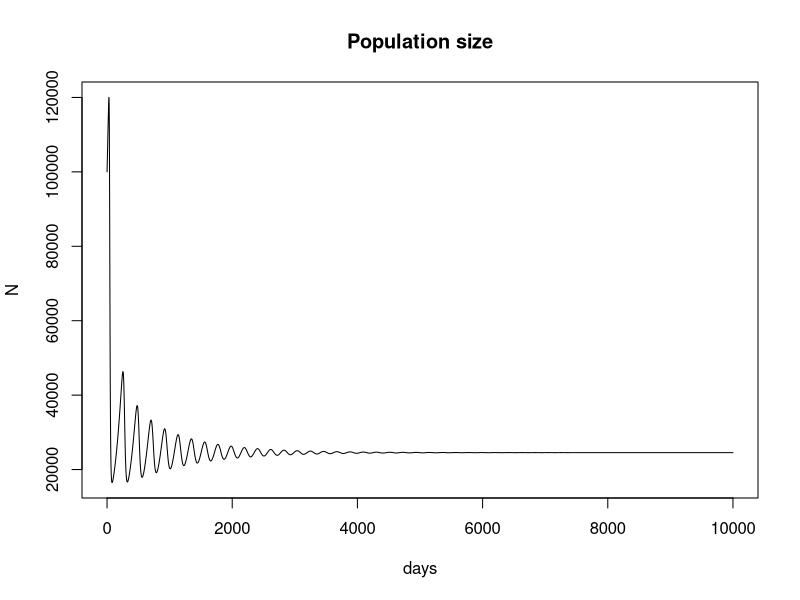
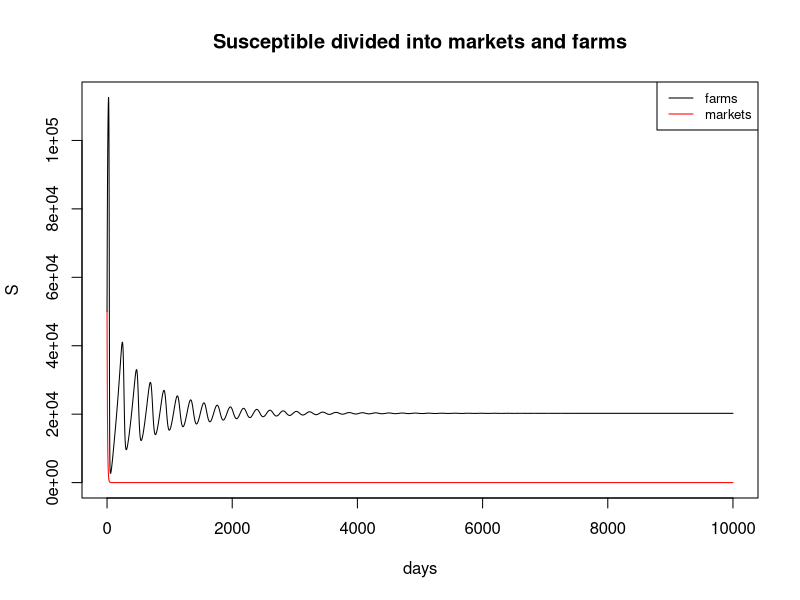
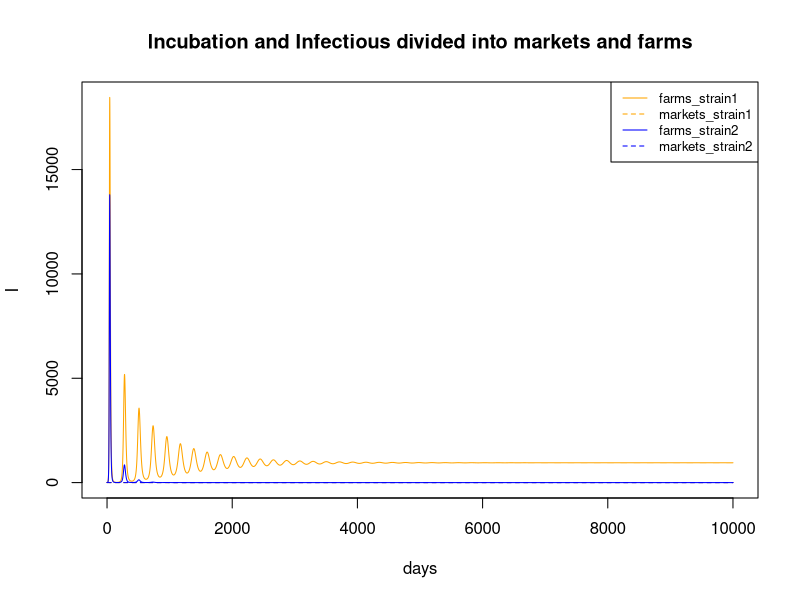
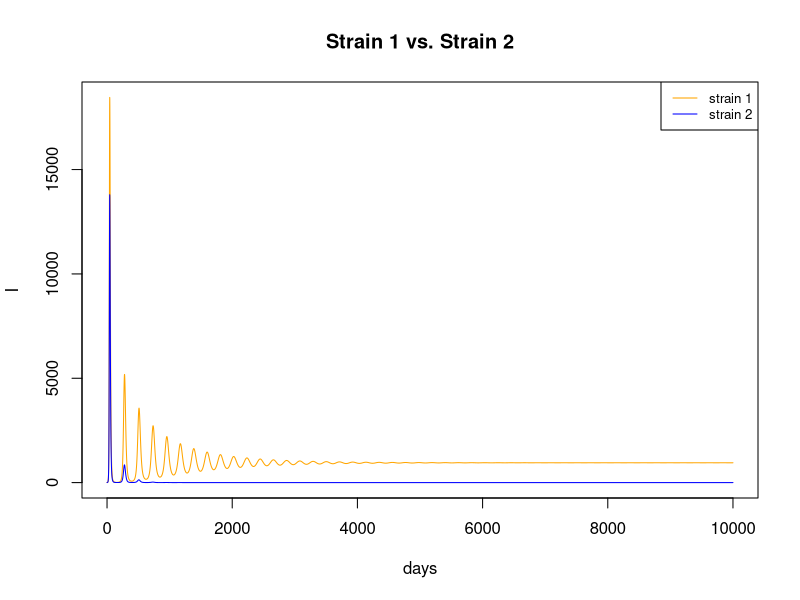
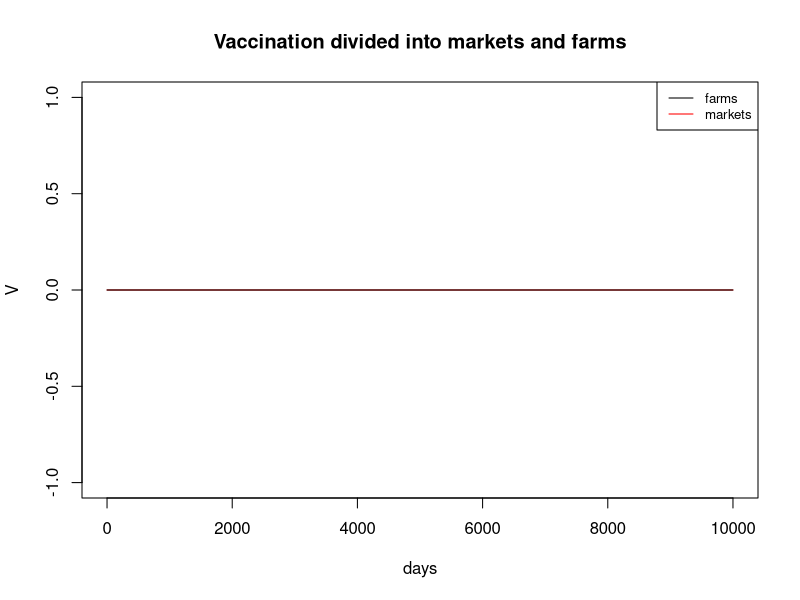

The R source for these figures, in order:
# ------------------------------------------------------------------------------
# Space modifies predictions of virulence evolution through differential immunization
# status and contact rate in a backyard poultry farm, live market system
#
# @author: Justin Sheen
# @description: a two-patch, deterministic model that shows the dependency of virulence 
#               evolution on space due to differential immunization status and contact rate.
#               With this model, we seek to understand whether, from a modeling standpoint,
#               a higher virulent form of the virus would be permitted, and whether this
#               higher virulent form will only be able to circulate within farms; acting
#               as a reservoir that spills into the market population and creates transitory
#               epidemics. The rate of migration may limit the amount of space the virulent 
#               virus is able to take over.
# ------------------------------------------------------------------------------

# Assumptions ------------------------------------------------------------------
# - We assume density independent transmission rates
# - We assume that there is no transmission of the vaccine, and that there are no other lower-virulent strains of the virus circulating
# - We assume that probability of death is the same between strain 1 and strain 2 after first infection
# - Vaccination completely protects chickens from mortality, and is only conducted in farms

# Load libraries ---------------------------------------------------------------
library(deSolve)

# Parameters of the model ------------------------------------------------------
# Strain 1 is a lower virulence strain
# Strain 2 is a higher virulence strain
t_max = 1e4 # time of simulation (days)
pop_size = 1e5 # population size
fS_init = (pop_size * 1/2) - 2 # initial susceptible population in farms
mS_init = (pop_size * 1/2) - 2 # initial susceptible population in markets
fI1_init = 1 # initial strain 1 infectious population in farms
mI1_init = 1 # initial strain 1 infectious population in markets
fI2_init = 1 # initial strain 2 infectious population in farms
mI2_init = 1 # initial strain 2 infectious population in markets
sig = 1 / 5 # transition rate of infectiousness per chicken per day
gamm = 1 / 12#4.5 # transition rate of recovery per chicken per day
mort = 1 / 4 # disease mortality rate per chicken per day
nat_mort = 1 / 730 # natural mortality rate per chicken per day
mfbet_ratio = 5
res_vir = 30.01
invade_vir = 50.01
fbet1 = ((((0.005 * res_vir)^0.05) / 100) + 0.5) / (pop_size / 2)
#fbet1 = ((((0.05 * res_vir)^0.45)) + 0.4) / (pop_size / 2)
mbet1 = fbet1 * mfbet_ratio
fbet2 = ((((0.005 * invade_vir)^0.05) / 100) + 0.5) / (pop_size / 2)
#fbet2 = ((((0.05 * invade_vir)^0.45)) + 0.4) / (pop_size / 2)
mbet2 = fbet2 * mfbet_ratio
p_1 = ((res_vir * 0.4) / 100) + 0.6
p_2 = ((invade_vir * 0.4) / 100) + 0.6

# fbet1 = (15 / 30) / pop_size # transmission rate of strain 1 among farms per SI contact per day
# mbet1 = (40 / 7) / pop_size # transmission rate of strain 1 among markets per SI contact per day
# strain_2_multiplication_transmission = 1.0001
# strain_2_multiplication_mortality = 1.2
# fbet2 = fbet1 * strain_2_multiplication_transmission # transmission rate of strain 2 among farms per SI contact per day
# mbet2 = mbet1 * strain_2_multiplication_transmission # transmission rate of strain 2 among markets per SI contact per day
# p_1 = 0.85 # probability of death from NDV infection of strain 1 given chicken was never infected
# p_2 = p_1 * strain_2_multiplication_mortality # probability of death from NDV infection of strain 2 given chicken was never infected

b = ((0.75 / 30) / 15) * 5 # birth rate of new chickens in farms per susceptible chicken per day (from Table 2 of household level per month of Annapragada et al. 2019)
perc_sold_per_farm = 0.2 # percent sold in interval
inter_sell_time_per_farm = 365 # days between successive sales of chickens of a farm
m_fm = 0#perc_sold_per_farm / inter_sell_time_per_farm # migration rate of chickens from farms to markets per chicken per day
m_mf = (1 / 7) # migration rate of chickens from markets to farms per chicken per day
perc_vax = 0.1 # percent vaccinated at each campaign
inter_vax_time = 365 # time that perc_vax is vaccinated
v = 0#perc_vax / inter_vax_time # vaccination rate of chickens of farms per susceptible chicken of farm per day
v_hat = (1 / 126) # rate of loss of immunity due to vaccination per chicken per day
theta = (1 / 126) # rate of loss of immunity due to previous infection per chicken per day
parameters <- c(fbet1=fbet1, fbet2=fbet2, mbet1=mbet1, mbet2=mbet2,
                sig=sig, gamm=gamm, mort=mort, p_1=p_1, p_2=p_2, b=b, 
                m_fm=m_fm, m_mf=m_mf,
                v=v, v_hat=v_hat, theta=theta)

# virulences <- seq(0.01, 100, 0.1)
# morts <- ((virulences * 0.4) / 100) + 0.6
# betas <- ((((0.005 * virulences)^0.05) / 100) + 0.5)
# plot(morts, betas, type='l')

# Initial conditions of the model ----------------------------------------------
init <- c(fS=fS_init, fE1=0, fE2=0, fI1=fI1_init, fI2=fI2_init, fR1=0, fR2=0, 
          fV=0, fV_E1=0, fV_I1=0, fV_E2=0, fV_I2=0,
          mS=mS_init, mE1=0, mE2=0, mI1=mI1_init, mI2=mI2_init, mR1=0, mR2=0, 
          mV=0, mV_E1=0, mV_I1=0, mV_E2=0, mV_I2=0)

# Model equations --------------------------------------------------------------
time <- seq(0, t_max, by = 1)
eqn <- function(time, state, parameters){
    with(as.list(c(state, parameters)),{
      # Backyard poultry farms
      dfS = b*(fS + fE1 + fE2 + fI1 + fI2 + fR1 + fR2) -
            fbet1*fS*fI1 -fbet2*fS*fI2 -
            fbet1*fS*fV_I1 -fbet2*fS*fV_I2 -
            v*fS +v_hat*fV -
            m_fm*fS +m_mf*mS -
            nat_mort*fS +
            theta*fR1 + theta*fR2
      dfE1 = fbet1*fS*fI1 +fbet1*fS*fV_I1 -
             sig*fE1 -
             m_fm*fE1 +m_mf*mE1 -
             nat_mort*fE1
      dfE2 = fbet2*fS*fI2 +fbet2*fS*fV_I2 -
             sig*fE2 -
             m_fm*fE2 +m_mf*mE2 -
             nat_mort*fE2
      dfI1 = sig*fE1 -
             gamm*(1-p_1)*fI1 -mort*p_1*fI1 -
             m_fm*fI1 +m_mf*mI1 -
             nat_mort*fI1
      dfI2 = sig*fE2 -
             gamm*(1-p_2)*fI2 -mort*p_2*fI2 -
             m_fm*fI2 + m_mf*mI2 -
             nat_mort*fI2
      dfR1 = gamm*(1-p_1)*fI1 -
             theta*fR1 -
             m_fm*fR1 +m_mf*mR1 -
             nat_mort*fR1
      dfR2 = gamm*(1-p_2)*fI2 -
             theta*fR2 -
             m_fm*fR2 +m_mf*mR2 -
             nat_mort*fR2
      dfV = v*(fS) -v_hat*fV -
            fbet1*fV*fI1 -fbet2*fV*fI2 -
            fbet1*fV*fV_I1 -fbet2*fV*fV_I2 +
            gamm*fV_I1 +gamm*fV_I2 -
            m_fm*fV + m_mf*mV -
            nat_mort*fV
      dfV_E1 = fbet1*fV*fI1 +fbet1*fV*fV_I1 -
               sig*fV_E1 -
               m_fm*fV_E1 +m_mf*mV_E1 -
               nat_mort*fV_E1
      dfV_I1 = sig*fV_E1 -
               gamm*fV_I1 -
               m_fm*fV_I1 +m_mf*mV_I1 -
               nat_mort*fV_I1
      dfV_E2 = fbet2*fV*fI2 +fbet2*fV*fV_I2 -
               sig*fV_E2 -
               m_fm*fV_E2 +m_mf*mV_E2 -
               nat_mort*fV_E2
      dfV_I2 = sig*fV_E2 -
               gamm*fV_I2 -
               m_fm*fV_I2 +m_mf*mV_I2 -
               nat_mort*fV_I2

      # Live bird markets
      dmS =  b*(mS + mE1 + mE2 + mI1 + mI2 + mR1 + mR2)-
             mbet1*mS*mI1 -mbet2*mS*mI2 -
             m_mf*mS +m_fm*fS -
             nat_mort*mS +
             theta*mR1 + theta*mR2
      dmE1 = mbet1*mS*mI1 -
             sig*mE1 -
             m_mf*mE1 +m_fm*fE1 -
             nat_mort*mE1
      dmE2 = mbet2*mS*mI2 -
             sig*mE2 -
             m_mf*mE2 +m_fm*fE2 -
             nat_mort*mE2
      dmI1 = sig*mE1 -
             gamm*(1-p_1)*mI1 -mort*p_1*mI1 -
             m_mf*mI1 +m_fm*fI1 -
             nat_mort*mI1
      dmI2 = sig*mE2 -
             gamm*(1-p_2)*mI2 -mort*p_2*mI2 -
             m_mf*mI2 +m_fm*fI2 -
             nat_mort*mI2
      dmR1 = gamm*(1-p_1)*mI1 -
             theta*mR1 -
             m_mf*mR1 +m_fm*fR1 -
             nat_mort*mR1
      dmR2 = gamm*(1-p_2)*mI2 -
             theta*mR2 -
             m_mf*mR2 +m_fm*fR2 -
             nat_mort*mR2
      dmV = -v_hat*mV -
            mbet1*mV*mI1 -mbet2*mV*mI2 +
            gamm*mV_I1 + gamm*mV_I2 +
            m_fm*fV -m_mf*mV -
            nat_mort*mV
      dmV_E1 = mbet1*mV*mI1 -
               sig*mV_E1 +
               m_fm*fV_E1 -m_mf*mV_E1 -
               nat_mort*mV_E1
      dmV_I1 = sig*mV_E1 -
               gamm*mV_I1 +
               m_fm*fV_I1 -m_mf*mV_I1 -
               nat_mort*mV_I1
      dmV_E2 = mbet2*mV*fI2 -
               sig*mV_E2 +
               m_fm*fV_E2 -m_mf*mV_E2 -
               nat_mort*mV_E2
      dmV_I2 = sig*mV_E2 -
               gamm*mV_I2 +
               m_fm*fV_I2 -m_mf*mV_I2 -
               nat_mort*mV_I2
      
      return(list(c(dfS, dfE1, dfE2, dfI1, dfI2, dfR1, dfR2,
                    dfV, dfV_E1, dfV_I1, dfV_E2, dfV_I2, 
                    dmS, dmE1, dmE2, dmI1, dmI2, dmR1, dmR2, 
                    dmV, dmV_E1, dmV_I1, dmV_E2, dmV_I2)))})}
out <- ode(y=init, times=time, eqn, parms=parameters)
out.df <- as.data.frame(out)

# Plotting ---------------------------------------------------------------------
# Population size
plot(out.df$time, rowSums(out.df[-c(1)]), main='Population size', ylab='N', xlab='days', type='l')

# Susceptible pool divided into markets and farms
plot(out.df$time, out.df$fS, col='black', type='l', ylim=c(0, max(out.df$fS, out.df$mS)), main='Susceptible divided into markets and farms', ylab='S', xlab='days')
lines(out.df$time, out.df$mS, col='red')
legend('topright', legend=c("farms", "markets"),
       col=c("black", "red"), lty=1, cex=0.8)

# Infectious pool + Infectious and previously recovered pool divided into markets and farms
plot(out.df$time, out.df$fI1, type='l', ylim=c(0, max(out.df$fI1, out.df$mI1, out.df$fI2, out.df$mI2)),
     main='Incubation and Infectious divided into markets and farms', ylab='I', xlab='days', col='orange', lty=1)
lines(out.df$time, out.df$mI1, col='orange', lty=2)
lines(out.df$time, out.df$fI2, col='blue', lty=1)
lines(out.df$time, out.df$mI2, col='blue', lty=2)
legend('topright', legend=c("farms_strain1", "markets_strain1", "farms_strain2", "markets_strain2"),
       col=c("orange", "orange", "blue", "blue"), lty=c(1,2,1,2), cex=0.8)

# Comparing strains 1 and 2
plot(out.df$time, out.df$mI1 + out.df$fI1, col='orange', type='l', ylim=c(0, max((out.df$fI1 + out.df$mI1), (out.df$fI2 + out.df$mI2))),
     main='Strain 1 vs. Strain 2', ylab='I', xlab='days')
lines(out.df$time, out.df$mI2 + out.df$fI2, col='blue')
legend('topright', legend=c("strain 1", "strain 2"),
       col=c("orange", "blue"), lty=1, cex=0.8)

# Vaccination divided into markets and farms
plot(out.df$time, out.df$mV, col='red', type='l', ylim=c(0, max(out.df$mV, out.df$fV)), main='Vaccination divided into markets and farms', ylab='V', xlab='days')
lines(out.df$time, out.df$fV, col='black')
legend('topright', legend=c("farms", "markets"),
       col=c("black", "red"), lty=1, cex=0.8)
